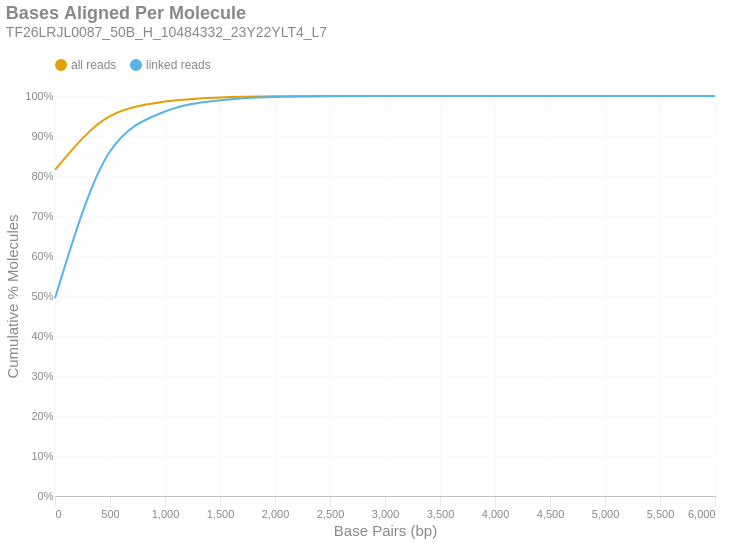

Notebook code for this chart:
### Markdown cell above
### Bases Aligned Per Molecule
This is a cumulative frequency distribution showing the number of base pairs aligned per unique molecule. These data are shown in 500 bp bins. There are two distributions: one with `all reads` (yellow) and another with only `linked reads` (blue). The percent of molecules in the `linked reads` distribution is relative to the total number of linked molecules.

### Code cell
if SKIPLR:
    print_html(f"Skipped")
else:
    binned_df = consolidated_hist(valids['aligned_bp'], mask, 500, True)
    with SafeRender(binned_df):
        (
            density_plot(binned_df, 'Bases Aligned Per Molecule', samplename, 'basesper')
            .encode(
                x=alt.X('bin:Q', title="Base Pairs (bp)").axis(tickMinStep=500).scale(padding=0),
                y=alt.Y('value:Q', title='Cumulative % Molecules')
                    .axis(format='%')
                    .scale(domain = [0,1])
                    .stack(False),
                color=alt.Color("key:N").scale(domain = ["all reads", "linked reads"]),
                tooltip = [
                    alt.Tooltip("key:N", title = "Data Type"),
                    alt.Tooltip("range_label:N", title="Bases Aligned Per Molecule"),
                    alt.Tooltip("value:Q", format = ".2%", title="% Molecules (Cum.)")
                ]
            )
        ).display()

### Figure 1 — Vega-Lite specification as saved in the notebook (floating-point values rounded to 4 significant figures)
{"width": "container", "height": 400, "config": {"title": {"anchor": "start", "dy": -15, "fontSize": 18, "color": "#888888", "subtitleColor": "#888888", "subtitleFontSize": 14}, "arc": {"fill": "#0072B2"}, "axis": {"domainColor": "#888888", "domainWidth": 0.5, "gridWidth": 0.2, "grid": false, "titleFontWeight": 400, "titleFontSize": 15, "labelFontSize": 11, "labelColor": "#888888", "tickColor": "#888888", "tickWidth": 0.2, "titleColor": "#888888"}, "axisBand": {"grid": false}, "axisX": {"grid": true, "tickSize": 10, "domainCap": "round"}, "axisY": {"domain": false, "grid": true, "tickSize": 0, "domainCap": "round"}, "background": "transparent", "header": {"labelFontSize": 15, "labelColor": "#888888", "titleFontSize": 15, "titleFontWeight": 600, "titleColor": "#888888"}, "legend": {"labelFont": "sans-serif", "labelFontSize": 12, "labelColor": "#888888", "symbolSize": 100, "symbolType": "circle", "titleFontSize": 12, "titlePadding": 10, "titleColor": "#888888", "title": null, "orient": "top"}, "range": {"category": ["#E69F00", "#56B4E9", "#009E73", "#F0E442", "#0072B2", "#D55E00", "#CC79A7", "#000000"], "diverging": ["#cfe8f3", "#a2d4ec", "#73bfe2", "#46abdb", "#1696d2", "#12719e"]}, "area": {"fill": "#0072B2", "fillOpacity": 0.7, "line": true, "strokeOpacity": 0.7}, "line": {"color": "#0072B2", "stroke": "#0072B2", "strokeWidth": 2}, "trail": {"color": "#0072B2", "stroke": "#0072B2", "strokeWidth": 0, "size": 1}, "point": {"filled": true, "fillOpacity": 1.0, "size": 95}, "text": {"color": "#888888", "fontSize": 11, "align": "right", "fontWeight": 400, "size": 11}, "bar": {"fill": "#0072B2", "stroke": null}, "view": {"stroke": null, "continuousWidth": 660, "continuousHeight": 400}}, "data": {"name": "data-a8aae98639862be95c8178450899200f"}, "mark": {"type": "line", "interpolate": "monotone", "point": {"opacity": 0, "size": 275}}, "encoding": {"color": {"field": "key", "scale": {"domain": ["all reads", "linked reads"]}, "type": "nominal"}, "tooltip": [{"field": "key", "title": "Data Type", "type": "nominal"}, {"field": "range_label", "title": "Bases Aligned Per Molecule", "type": "nominal"}, {"field": "value", "format": ".2%", "title": "% Molecules (Cum.)", "type": "quantitative"}], "x": {"axis": {"tickMinStep": 500}, "field": "bin", "scale": {"padding": 0}, "title": "Base Pairs (bp)", "type": "quantitative"}, "y": {"axis": {"format": "%"}, "field": "value", "scale": {"domain": [0, 1]}, "stack": false, "title": "Cumulative % Molecules", "type": "quantitative"}}, "params": [{"name": "param_c36ac31b6afebe62", "select": {"type": "point", "fields": ["key"]}, "bind": "legend"}], "title": {"text": "Bases Aligned Per Molecule", "subtitle": "TF26LRJL0087_50B_H_10484332_23Y22YLT4_L7"}, "transform": [{"fold": ["all reads (cumsum)", "linked reads (cumsum)"]}, {"calculate": "replace(datum.key, ' (cumsum)', '')", "as": "key"}, {"filter": {"param": "param_c36ac31b6afebe62"}}], "usermeta": {"embedOptions": {"downloadFileName": "TF26LRJL0087_50B_H_10484332_23Y22YLT4_L7.basesper"}}, "$schema": "https://vega.github.io/schema/vega-lite/v6.4.1.json", "datasets": {"data-a8aae98639862be95c8178450899200f": [{"bin": "0.0", "interval": "0.0-500.0", "all reads": 0.8151, "linked reads": 0.4944, "all reads (cumsum)": 0.8151, "linked reads (cumsum)": 0.4944, "range_label": "0-499"}, {"bin": "500.0", "interval": "500.0-1000.0", "all reads": 0.1347, "linked reads": 0.367, "all reads (cumsum)": 0.9498, "linked reads (cumsum)": 0.8614, "range_label": "500-999"}, {"bin": "1000.0", "interval": "1000.0-1500.0", "all reads": 0.03622, "linked reads": 0.09992, "all reads (cumsum)": 0.986, "linked reads (cumsum)": 0.9613, "range_label": "1000-1499"}, {"bin": "1500.0", "interval": "1500.0-2000.0", "all reads": 0.01024, "linked reads": 0.02833, "all reads (cumsum)": 0.9963, "linked reads (cumsum)": 0.9896, "range_label": "1500-1999"}, {"bin": "2000.0", "interval": "2000.0-2500.0", "all reads": 0.002909, "linked reads": 0.008049, "all reads (cumsum)": 0.9992, "linked reads (cumsum)": 0.9977, "range_label": "2000-2499"}, {"bin": "2500.0", "interval": "2500.0-3000.0", "all reads": 0.0006171, "linked reads": 0.001707, "all reads (cumsum)": 0.9998, "linked reads (cumsum)": 0.9994, "range_label": "2500-2999"}, {"bin": "3000.0", "interval": "3000.0-3500.0", "all reads": 0.0001635, "linked reads": 0.0004524, "all reads (cumsum)": 0.9999, "linked reads (cumsum)": 0.9998, "range_label": "3000-3499"}, {"bin": "3500.0", "interval": "3500.0-4000.0", "all reads": 4.422e-05, "linked reads": 0.0001224, "all reads (cumsum)": 1.0, "linked reads (cumsum)": 1.0, "range_label": "3500-3999"}, {"bin": "4000.0", "interval": "4000.0-4500.0", "all reads": 1.239e-05, "linked reads": 3.429e-05, "all reads (cumsum)": 1.0, "linked reads (cumsum)": 1.0, "range_label": "4000-4499"}, {"bin": "4500.0", "interval": "4500.0-5000.0", "all reads": 2.216e-06, "linked reads": 6.132e-06, "all reads (cumsum)": 1.0, "linked reads (cumsum)": 1.0, "range_label": "4500-4999"}, {"bin": "5000.0", "interval": "5000.0-5500.0", "all reads": 6.044e-07, "linked reads": 1.672e-06, "all reads (cumsum)": 1.0, "linked reads (cumsum)": 1.0, "range_label": "5000-5499"}, {"bin": "5500.0", "interval": "5500.0-6000.0", "all reads": 3.022e-07, "linked reads": 8.362e-07, "all reads (cumsum)": 1.0, "linked reads (cumsum)": 1.0, "range_label": "5500-5999"}, {"bin": "6000.0", "interval": "6000.0-6500.0", "all reads": 4.029e-07, "linked reads": 1.115e-06, "all reads (cumsum)": 1.0, "linked reads (cumsum)": 1.0, "range_label": "6000-6499"}]}}
